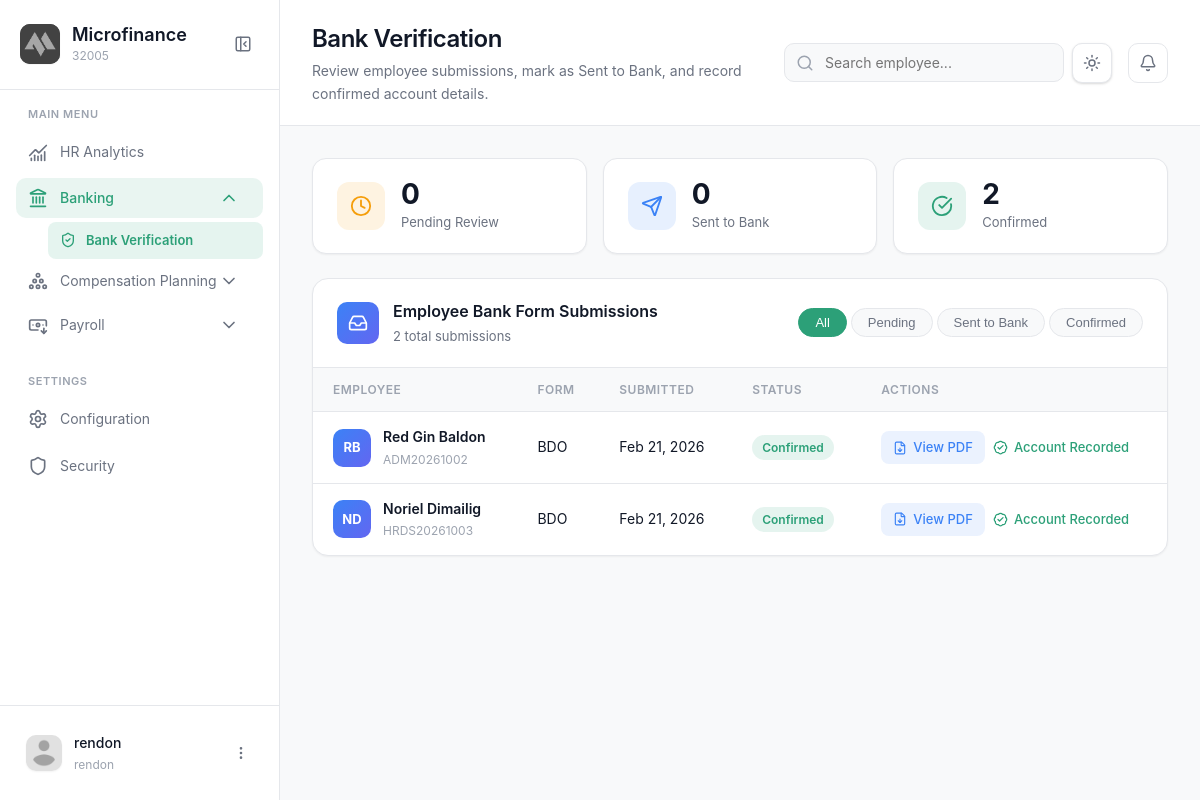
Screenshot of /modules/manager/Bankverification.php (signed in) with the database file from the repository.
### tables this page shows
CREATE TABLE `bank_applications` (
  `AppID` int(11) NOT NULL,
  `EmployeeID` int(11) NOT NULL,
  `FormID` int(11) DEFAULT NULL,
  `UploadedPDF` varchar(500) NOT NULL,
  `Status` enum('Pending','Sent to Bank','Confirmed') NOT NULL DEFAULT 'Pending',
  `Notes` text DEFAULT NULL,
  `CreatedAt` timestamp NOT NULL DEFAULT current_timestamp(),
  `UpdatedAt` timestamp NOT NULL DEFAULT current_timestamp() ON UPDATE current_timestamp()
);

CREATE TABLE `employee` (
  `EmployeeID` int(11) NOT NULL,
  `EmployeeCode` varchar(20) DEFAULT NULL,
  `FirstName` varchar(100) NOT NULL,
  `MiddleName` varchar(100) DEFAULT NULL,
  `LastName` varchar(100) NOT NULL,
  `DateOfBirth` date NOT NULL,
  `Gender` varchar(20) DEFAULT NULL,
  `PersonalEmail` varchar(150) DEFAULT NULL,
  `PhoneNumber` varchar(20) DEFAULT NULL,
  `PermanentAddress` text DEFAULT NULL
);

CREATE TABLE `bank_forms_master` (
  `FormID` int(11) NOT NULL,
  `FormName` varchar(255) NOT NULL,
  `FilePath` varchar(500) NOT NULL,
  `IsActive` tinyint(1) NOT NULL DEFAULT 1,
  `UploadedBy` varchar(100) DEFAULT NULL,
  `CreatedAt` timestamp NOT NULL DEFAULT current_timestamp()
);

### modules/manager/Bankverification.php (the view, shortened to what this page needs)
<?php
require_once '../../config/config.php';
$pendingCnt = intval($conn->query("SELECT COUNT(*) FROM bank_applications WHERE Status='Pending'")->fetch_row()[0] ?? 0);
$sentCnt    = intval($conn->query("SELECT COUNT(*) FROM bank_applications WHERE Status='Sent to Bank'")->fetch_row()[0] ?? 0);
$doneCnt    = intval($conn->query("SELECT COUNT(*) FROM bank_applications WHERE Status='Confirmed'")->fetch_row()[0] ?? 0);
$subsRes = $conn->query("
  SELECT ba.AppID, ba.EmployeeID, ba.UploadedPDF, ba.Status, ba.CreatedAt,
         e.FirstName, e.LastName, e.EmployeeCode,
         bfm.FormName
  FROM bank_applications ba
  LEFT JOIN employee e ON ba.EmployeeID = e.EmployeeID
  LEFT JOIN bank_forms_master bfm ON ba.FormID = bfm.FormID
  ORDER BY FIELD(ba.Status,'Pending','Sent to Bank','Confirmed'), ba.CreatedAt DESC
");
$submissions = [];
if ($subsRes) while ($r = $subsRes->fetch_assoc()) $submissions[] = $r;
?>
<!DOCTYPE html>
<html lang="en">
<head>
  <link rel="stylesheet" href="../../css/bankverification.css?v=1.3">
  <link rel="stylesheet" href="../../css/sidebar-fix.css?v=1.0">
</head>
<body>
  <aside class="sidebar" id="sidebar">
    <div class="sidebar-header">
      <div class="logo-container">
        <div class="logo-wrapper">
          <img src="../../img/logo.png" alt="Logo" class="logo">
        </div>
        <div class="logo-text">
          <h2 class="app-name">Microfinance</h2>
          <span class="app-tagline">32005</span>
        </div>
      </div>
      <button class="sidebar-toggle" id="sidebarToggle">
        <i data-lucide="panel-left-close"></i>
      </button>
    </div>
    <nav class="sidebar-nav">
      <div class="nav-section">
        <span class="nav-section-title">MAIN MENU</span>
        <a href="dashboard.php" class="nav-item">
          <i data-lucide="chart-no-axes-combined"></i>
          <span>HR Analytics</span>
        </a>
        <div class="nav-item-group active">
          <button class="nav-item has-submenu active" data-module="banking">
            <div class="nav-item-content">
              <i data-lucide="landmark"></i>
              <span>Banking</span>
            </div>
            <i data-lucide="chevron-down" class="submenu-icon"></i>
          </button>
          <div class="submenu active" id="submenu-banking">
            <a href="Bankverification.php" class="submenu-item active">
              <i data-lucide="shield-check"></i>
              <span>Bank Verification</span>
            </a>
          </div>
        </div>
        <div class="nav-item-group">
          <button class="nav-item has-submenu" data-module="planning">
            <div class="nav-item-content">
              <i data-lucide="circle-pile"></i>
              <span>Compensation Planning</span>
            </div>
            <i data-lucide="chevron-down" class="submenu-icon"></i>
          </button>
        </div>
        <div class="nav-item-group">
          <button class="nav-item has-submenu" data-module="payroll">
            <div class="nav-item-content">
              <i data-lucide="banknote-arrow-down"></i>
              <span>Payroll</span>
            </div>
            <i data-lucide="chevron-down" class="submenu-icon"></i>
          </button>
        </div>
      </div>
      <div class="nav-section">
        <span class="nav-section-title">SETTINGS</span>
        <a href="#" class="nav-item"><i data-lucide="settings"></i><span>Configuration</span></a>
        <a href="#" class="nav-item"><i data-lucide="shield"></i><span>Security</span></a>
      </div>
    </nav>
    <div class="sidebar-footer">
      <div class="user-profile">
        <div class="user-avatar">
          <img src="../../img/profile.png" alt="User">
        </div>
        <div class="user-info">
          <span class="user-name"><?php echo htmlspecialchars($_SESSION['username'] ?? 'Manager'); ?></span>
          <span class="user-role"><?php echo htmlspecialchars($_SESSION['user_role'] ?? 'HR Manager'); ?></span>
        </div>
        <button class="user-menu-btn" id="userMenuBtn"><i data-lucide="more-vertical"></i></button>
      </div>
    </div>
  </aside>
  <main class="main-content">
    <header class="page-header">
      <div class="header-left">
        <div class="header-title">
          <h1>Bank Verification</h1>
          <p>Review employee submissions, mark as Sent to Bank, and record confirmed account details.</p>
        </div>
      </div>
      <div class="header-right">
        <div class="search-box">
          <input type="search" id="tableSearch" placeholder="Search employee...">
        </div>
        <button class="theme-toggle" id="themeToggle" aria-label="Toggle theme">
          <i data-lucide="sun" class="sun-icon"></i>
        </button>
        <button class="icon-btn"><i data-lucide="bell"></i></button>
      </div>
    </header>
    <div class="content-wrapper">
      <div class="bv-stats">
        <div class="bv-stat-card">
          <div class="bv-stat-icon amber"><i data-lucide="clock"></i></div>
          <div class="bv-stat-info">
            <span class="bv-stat-value"><?php echo $pendingCnt; ?></span>
            <span class="bv-stat-label">Pending Review</span>
          </div>
        </div>
        <div class="bv-stat-card">
          <div class="bv-stat-icon blue"><i data-lucide="send"></i></div>
          <div class="bv-stat-info">
            <span class="bv-stat-value"><?php echo $sentCnt; ?></span>
            <span class="bv-stat-label">Sent to Bank</span>
          </div>
        </div>
        <div class="bv-stat-card">
          <div class="bv-stat-icon green"><i data-lucide="check-circle"></i></div>
          <div class="bv-stat-info">
            <span class="bv-stat-value"><?php echo $doneCnt; ?></span>
            <span class="bv-stat-label">Confirmed</span>
          </div>
        </div>
      </div>
      <div class="bv-panel">
        <div class="bv-panel-header">
          <div class="bv-panel-left">
            <div class="bv-panel-icon"><i data-lucide="inbox"></i></div>
            <div>
              <h2 class="bv-panel-title">Employee Bank Form Submissions</h2>
              <div class="bv-panel-sub"><?php echo count($submissions); ?> total submission<?php echo count($submissions) !== 1 ? 's' : ''; ?></div>
            </div>
          </div>
          <div class="bv-filter-tabs">
            <button class="bv-tab active" data-filter="all">All</button>
            <button class="bv-tab" data-filter="Pending">Pending</button>
            <button class="bv-tab" data-filter="Sent to Bank">Sent to Bank</button>
            <button class="bv-tab" data-filter="Confirmed">Confirmed</button>
          </div>
        </div>
        <?php if (empty($submissions)): ?>
        <div class="bv-empty">
          <div class="bv-empty-icon"><i data-lucide="inbox"></i></div>
          <h3>No submissions yet</h3>
          <p>Employee-submitted bank forms will appear here once they upload them from the ESS portal.</p>
        </div>
        <?php else: ?>
        <div class="table-responsive">
          <table class="bv-table" id="submissionsTable">
            <thead>
              <tr>
                <th>Employee</th>
                <th>Form</th>
                <th>Submitted</th>
                <th>Status</th>
                <th>Actions</th>
              </tr>
            </thead>
            <tbody>
              <?php foreach ($submissions as $sub):
                $name = trim(($sub['FirstName'] ?? '') . ' ' . ($sub['LastName'] ?? '')) ?: ('Employee #' . $sub['EmployeeID']);
                $code = $sub['EmployeeCode'] ?? '';
                $pdfUrl = '../../' . $sub['UploadedPDF'];
                $statusClass = match($sub['Status']) {
                  'Confirmed'    => 'bv-badge-confirmed',
                  'Sent to Bank' => 'bv-badge-sent',
                  default        => 'bv-badge-pending',
                };
                $ini = strtoupper(substr(trim($sub['FirstName'] ?? $name), 0, 1) . substr(trim($sub['LastName'] ?? ''), 0, 1));
              ?>
              <tr data-status="<?php echo htmlspecialchars($sub['Status']); ?>"
                  data-search="<?php echo strtolower(htmlspecialchars($name . ' ' . $code)); ?>">
                <td>
                  <div class="bv-emp-cell">
                    <div class="bv-emp-avatar"><?php echo $ini ?: strtoupper(substr($name,0,2)); ?></div>
                    <div>
                      <div class="bv-emp-name"><?php echo htmlspecialchars($name); ?></div>
                      <?php if ($code): ?><div class="bv-emp-code"><?php echo htmlspecialchars($code); ?></div><?php endif; ?>
                    </div>
                  </div>
                </td>
                <td><?php echo htmlspecialchars($sub['FormName'] ?? 'BDO Bank Form'); ?></td>
                <td><?php echo date('M d, Y', strtotime($sub['CreatedAt'])); ?></td>
                <td><span class="bv-badge <?php echo $statusClass; ?>"><?php echo htmlspecialchars($sub['Status']); ?></span></td>
                <td>
                  <div class="bv-actions">
                    <a href="<?php echo htmlspecialchars($pdfUrl); ?>" target="_blank" class="bv-btn-view">
                      <i data-lucide="file-down"></i> View PDF
                    </a>
                    <?php if ($sub['Status'] === 'Confirmed'): ?>
                    <span class="bv-done-label"><i data-lucide="badge-check"></i> Account Recorded</span>
                    <?php endif; ?>
                  </div>
                </td>
              </tr>
              <?php endforeach; ?>
            </tbody>
          </table>
        </div>
        <?php endif; ?>
      </div>
    </div>
  </main>
</body>
</html>

### css/sidebar-fix.css (style rules this page uses)
.submenu-item.active { background: rgba(44, 160, 120, 0.12); color: var(--brand-green); font-weight: 600; }
.submenu-item.active svg { color: var(--brand-green); }
.nav-item-group.active .submenu, .nav-item.has-submenu.active + .submenu { max-height: 500px !important; }
.nav-item-group.active .submenu-icon, .nav-item.has-submenu.active .submenu-icon { transform: rotate(180deg); }
.sidebar-footer .user-profile { position:relative }

### rows the page displays
bank_applications: EmployeeID.LastName "RB", EmployeeID.LastName "Red Gin Baldon", EmployeeID.EmployeeCode "ADM20261002", FormID.FormName "BDO", CreatedAt "Feb 21, 2026", Status "Confirmed", shows "Account Recorded"
bank_applications: EmployeeID.LastName "ND", EmployeeID.LastName "Noriel Dimailig", EmployeeID.EmployeeCode "HRDS20261003", FormID.FormName "BDO", CreatedAt "Feb 21, 2026", Status "Confirmed", shows "Account Recorded"

### other values shown
$_SESSION['username'] "rendon"
$_SESSION['user_role'] "rendon"
$pendingCnt "0"
$sentCnt "0"
$doneCnt "2"
count($submissions) "2"
